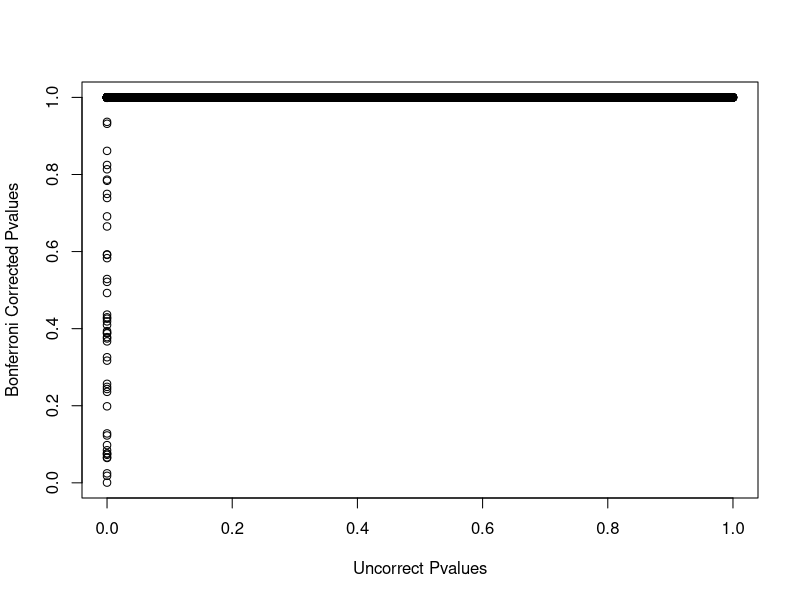
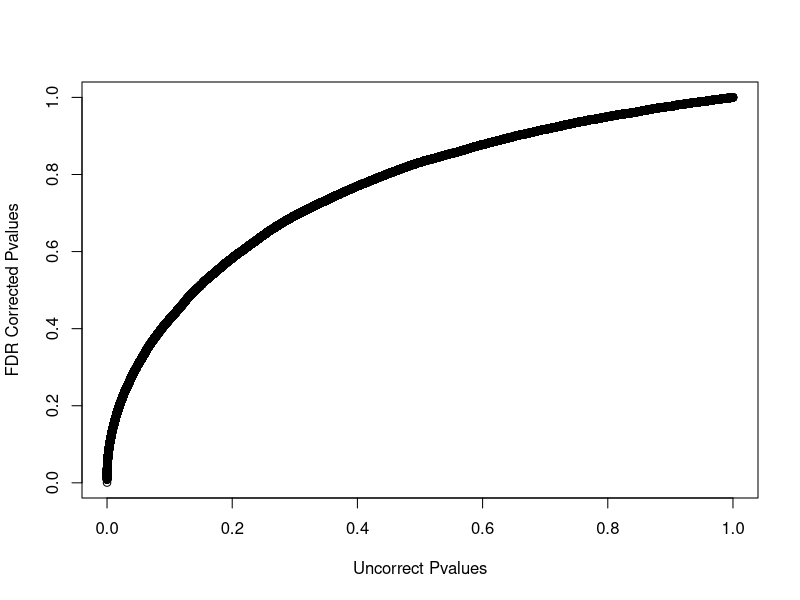

Reproduce these figures in R, in order.
## ---- chunk 1
knitr::opts_chunk$set(echo = TRUE)
knitr::opts_chunk$set(message = FALSE)
knitr::opts_chunk$set(warning =  FALSE)
knitr::opts_chunk$set(fig.width=4.25)
knitr::opts_chunk$set(fig.height=4.0)
knitr::opts_chunk$set(fig.align='center') 
knitr::opts_chunk$set(fig.pos = 'H')
knitr::opts_chunk$set(results='hold') 
## ---- chunk 2
# Paramaters
library(pwr)
N = 10
alpha <- 0.05
d <- pwr.t.test(n = N, d = NULL, sig.level = .05, power = .5, 
           type = c("two.sample"),
           alternative = c("two.sided"))$d

Studies <- 50000
P_0 <- .75 ##Set % of True H0
m0 <- Studies*P_0
m1 <- Studies-m0
BaseRate <- c(rep(TRUE,m0), rep(FALSE,m1))

set.seed(42)
population<-rnorm(1e6)

t.Sim<-function(i){
  Control <- sample(population,N,replace = TRUE)
  Treatment <- sample(population,N,replace = TRUE)
  if(BaseRate[i]==TRUE) {
        Treatment <- Treatment #No effect
  }
  else {
         Treatment <- Treatment + d # Add the effect
  }
  
  p.exp<-t.test(Treatment,Control,var.equal = TRUE)$p.value
  return(p.exp)
}

Sim.Pvalue<-sapply(1:Studies,t.Sim)

Declared<-as.factor(as.character(ifelse(Sim.Pvalue < alpha, "Sig", "Non-Sig")))

Declared <- factor(Declared, 
                          levels=c("Sig","Non-Sig"),
                          labels=c("Sig","Non-Sig"))

Null<- factor(BaseRate, 
                          levels=c("TRUE","FALSE"),
                          labels=c("Null is True (no difference)","Null is False (difference)"))

SimT1<-table(Declared,Null)
## ---- chunk 3
# Paramaters
Sim.Pvalue.Bon<-p.adjust(Sim.Pvalue, method = 'bon')
Declared.Bon<-as.factor(as.character(ifelse(Sim.Pvalue.Bon < alpha, "Sig", "Non-Sig")))
Declared.Bon <- factor(Declared.Bon, 
                          levels=c("Sig","Non-Sig"),
                          labels=c("Sig","Non-Sig"))

Null<- factor(BaseRate, 
                          levels=c("TRUE","FALSE"),
                          labels=c("Null is True (no difference)","Null is False (difference)"))

SimT2<-table(Declared.Bon,Null)
## ---- chunk 4
plot(Sim.Pvalue,Sim.Pvalue.Bon,
     xlab='Uncorrect Pvalues',
     ylab='Bonferroni Corrected Pvalues')
## ---- chunk 5
NPerGroup <- ceiling(pwr.t.test(n = NULL, d = d , sig.level = .05/Studies, power = .5, 
           type = c("two.sample"),
           alternative = c("two.sided"))$n)
## ---- chunk 6
# Paramaters
library(pwr)
N = NPerGroup
alpha <- 0.05/Studies
P_0 <- .75 ##Set % of True H0
m0 <- Studies*P_0
m1 <- Studies-m0
BaseRate <- c(rep(TRUE,m0), rep(FALSE,m1))

set.seed(42)
population<-rnorm(1e6)

t.Sim<-function(i){
  Control <- sample(population,N,replace = TRUE)
  Treatment <- sample(population,N,replace = TRUE)
  if(BaseRate[i]==TRUE) {
    Treatment <- Treatment #No effect
  }
  else {
    Treatment <- Treatment + d # Add the effect
  }
  
  p.exp<-t.test(Treatment,Control,var.equal = TRUE)$p.value
  return(p.exp)
}

Sim.Pvalue<-sapply(1:Studies,t.Sim)

Declared<-as.factor(as.character(ifelse(Sim.Pvalue < alpha, "Sig", "Non-Sig")))

Declared <- factor(Declared, 
                   levels=c("Sig","Non-Sig"),
                   labels=c("Sig","Non-Sig"))

Null<- factor(BaseRate, 
              levels=c("TRUE","FALSE"),
              labels=c("Null is True (no difference)","Null is False (difference)"))

SimT3<-table(Declared,Null)
## ---- chunk 7
NPerGroup95 <- ceiling(pwr.t.test(n = NULL, d = d , sig.level = .05/Studies, power = .95, 
           type = c("two.sample"),
           alternative = c("two.sided"))$n)
## ---- chunk 8
# Paramaters
library(pwr)
N = NPerGroup95
alpha <- 0.05/Studies
P_0 <- .75 ##Set % of True H0
m0 <- Studies*P_0
m1 <- Studies-m0
BaseRate <- c(rep(TRUE,m0), rep(FALSE,m1))

set.seed(42)
population<-rnorm(1e6)

t.Sim<-function(i){
  Control <- sample(population,N,replace = TRUE)
  Treatment <- sample(population,N,replace = TRUE)
  if(BaseRate[i]==TRUE) {
    Treatment <- Treatment #No effect
  }
  else {
    Treatment <- Treatment + d # Add the effect
  }
  
  p.exp<-t.test(Treatment,Control,var.equal = TRUE)$p.value
  return(p.exp)
}

Sim.Pvalue<-sapply(1:Studies,t.Sim)

Declared<-as.factor(as.character(ifelse(Sim.Pvalue < alpha, "Sig", "Non-Sig")))

Declared <- factor(Declared, 
                   levels=c("Sig","Non-Sig"),
                   labels=c("Sig","Non-Sig"))

Null<- factor(BaseRate, 
              levels=c("TRUE","FALSE"),
              labels=c("Null is True (no difference)","Null is False (difference)"))

SimT4<-table(Declared,Null)
## ---- chunk 9
T1=(1/5)*.1
T2=(2/5)*.1
T3=(3/5)*.1
T4=(4/5)*.1
T5=(5/5)*.1
## ---- chunk 10
# Paramaters
library(pwr)
N = 10
alpha <- 0.05
d <- pwr.t.test(n = N, d = NULL, sig.level = .05, power = .5, 
           type = c("two.sample"),
           alternative = c("two.sided"))$d


P_0 <- .75 ##Set % of True H0
m0 <- Studies*P_0
m1 <- Studies-m0
BaseRate <- c(rep(TRUE,m0), rep(FALSE,m1))

set.seed(42)
population<-rnorm(1e6)

t.Sim<-function(i){
  Control <- sample(population,N,replace = TRUE)
  Treatment <- sample(population,N,replace = TRUE)
  if(BaseRate[i]==TRUE) {
        Treatment <- Treatment #No effect
  }
  else {
         Treatment <- Treatment + d # Add the effect
  }
  
  p.exp<-t.test(Treatment,Control,var.equal = TRUE)$p.value
  return(p.exp)
}

Sim.Pvalue<-sapply(1:Studies,t.Sim)
Sim.Pvalue.BH<-p.adjust(Sim.Pvalue, method = 'fdr')

Declared.BH<-as.factor(as.character(ifelse(Sim.Pvalue.BH < alpha, "Sig", "Non-Sig")))

Declared.BH <- factor(Declared.BH, 
                          levels=c("Sig","Non-Sig"),
                          labels=c("Sig","Non-Sig"))

Null<- factor(BaseRate, 
                          levels=c("TRUE","FALSE"),
                          labels=c("Null is True (no difference)","Null is False (difference)"))

SimT5<-table(Declared.BH,Null)
## ---- chunk 11
plot(Sim.Pvalue,Sim.Pvalue.BH,
     xlab='Uncorrect Pvalues',
     ylab='FDR Corrected Pvalues')
## ---- chunk 12
Declared.BH.1<-as.factor(as.character(ifelse(Sim.Pvalue.BH < alpha*2, "Sig", "Non-Sig")))

Declared.BH.1 <- factor(Declared.BH.1, 
                          levels=c("Sig","Non-Sig"),
                          labels=c("Sig","Non-Sig"))

Null<- factor(BaseRate, 
                          levels=c("TRUE","FALSE"),
                          labels=c("Null is True (no difference)","Null is False (difference)"))

SimT6<-table(Declared.BH.1,Null)
